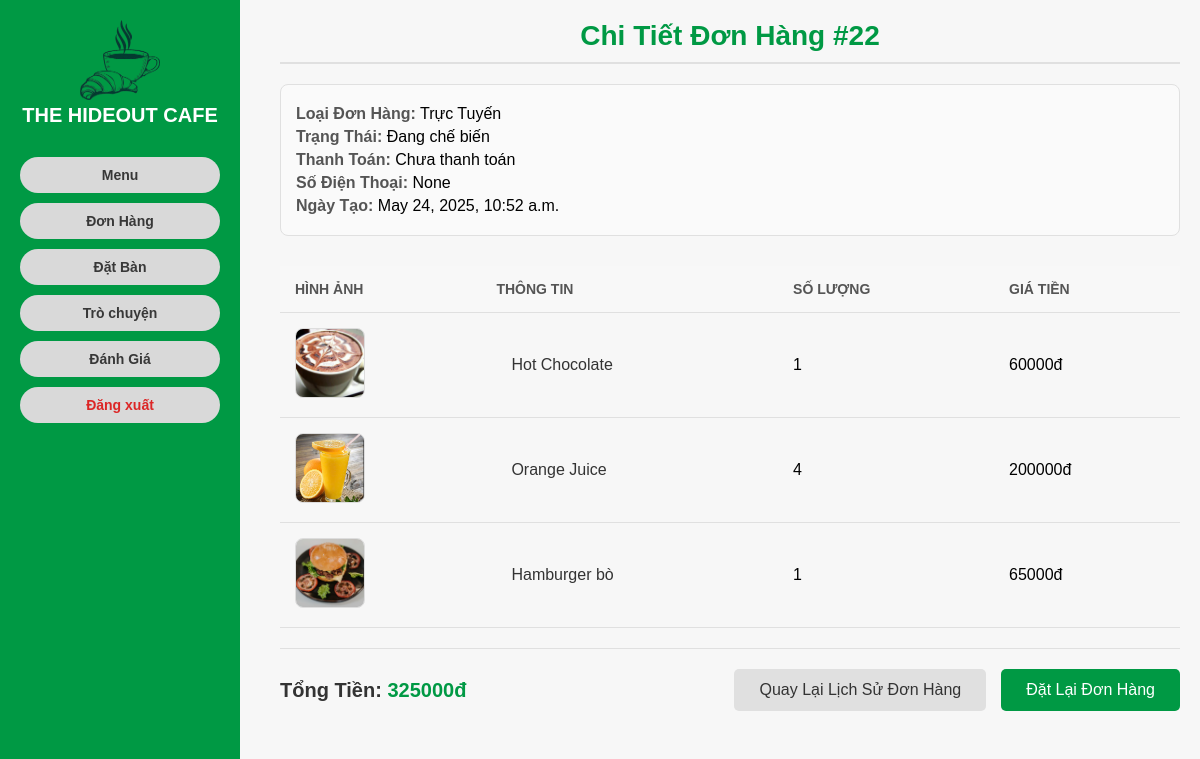
Screenshot of /order/22/ (signed in) with the database file from the repository.
### myapp/models.py (models this page shows, shortened)
class DonHang(models.Model):
    LOAI_DON_HANG = (
        ('truc_tuyen', 'Trực Tuyến'),
        ('tai_quan', 'Tại Quán'),
        ('mang_di', 'Mang Đi'),
    )
    TRANG_THAI = (
        ('da_xac_nhan', 'Đã xác nhận'),
        ('dang_che_bien', 'Đang chế biến'),
        ('dang_giao', 'Đang giao'),
        ('hoan_thanh', 'Đã hoàn thành'),
        ('da_huy', 'Đã hủy'),
    )
    THANH_TOAN = (
        ('da_thanh_toan', 'Đã thanh toán'),
        ('chua_thanh_toan', 'Chưa thanh toán'),
    )
    ma_don_hang = models.AutoField(primary_key=True)
    nguoi_dung = models.ForeignKey('NguoiDung', on_delete=models.SET_NULL, null=True, related_name='don_hang')
    loai_don_hang = models.CharField(max_length=20, choices=LOAI_DON_HANG)
    trang_thai = models.CharField(max_length=20, choices=TRANG_THAI, default='da_xac_nhan')
    thanh_toan = models.CharField(max_length=20, choices=THANH_TOAN, default='chua_thanh_toan')
    dia_chi = models.TextField(blank=True, null=True)
    so_dien_thoai = models.CharField(max_length=15, blank=True, null=True)
    thoi_gian_dat = models.DateTimeField(blank=True, null=True)
    phi_ship = models.DecimalField(max_digits=10, decimal_places=0, default=0)
    tong_tien = models.DecimalField(max_digits=10, decimal_places=0, default=0)
    ngay_tao = models.DateTimeField(auto_now_add=True)
    class Meta:
        verbose_name = "Đơn Hàng"
        verbose_name_plural = "Đơn Hàng"

class ChiTietDonHang(models.Model):
    ma_chi_tiet = models.AutoField(primary_key=True)
    don_hang = models.ForeignKey(DonHang, on_delete=models.CASCADE, related_name='chi_tiet_don_hang')
    mon_an = models.ForeignKey(ThucDon, on_delete=models.CASCADE)
    so_luong = models.PositiveIntegerField()
    tuy_chinh = models.TextField(blank=True, null=True)
    gia_tien = models.DecimalField(max_digits=10, decimal_places=0)
    class Meta:
        verbose_name = "Chi Tiết Đơn Hàng"
        verbose_name_plural = "Chi Tiết Đơn Hàng"

class ThucDon(models.Model):
    DANH_MUC = (
        ('Cà Phê', 'Cà Phê'),
        ('Trà Sữa', 'Trà Sữa'),
        ('Nước Ép', 'Nước Ép'),
        ('Đồ Ăn', 'Đồ Ăn'),
    )
    ma_mon = models.AutoField(primary_key=True)
    ten_mon = models.CharField(max_length=100)
    danh_muc = models.CharField(max_length=50, choices=DANH_MUC, default='Cà Phê')
    gia_tien = models.DecimalField(max_digits=10, decimal_places=0)
    hinh_anh = models.ImageField(upload_to='hinh_anh_mon_an/', null=True, blank=True)
    ngay_tao = models.DateTimeField(auto_now_add=True)
    da_an = models.BooleanField(default=False)
    class Meta:
        verbose_name = "Thực Đơn"
        verbose_name_plural = "Thực Đơn"

### myapp/views.py (the view)
# urls.py: path('order/<int:ma_don_hang>/', views.order_detail_khach, name='order_detail'),
@login_required
def order_detail_khach(request, ma_don_hang):
    if request.user.vai_tro != 'khach_hang':
        messages.error(request, "Bạn không có quyền truy cập trang này. Vui lòng đăng nhập với tài khoản khách hàng.")
        return redirect('myapp:redirect_based_on_role')
    don_hang = get_object_or_404(DonHang, ma_don_hang=ma_don_hang, nguoi_dung=request.user)
    chi_tiet_don_hang = ChiTietDonHang.objects.filter(don_hang=don_hang)
    logger.info(f"Order {ma_don_hang} status: {don_hang.trang_thai}")
    context = {
        'don_hang': don_hang,
        'chi_tiet_don_hang': chi_tiet_don_hang,
    }
    return render(request, 'order_detail_khach.html', context)

### myapp/templatetags/cart_tags.py (called while the page is built)
@register.filter
def multiply(value, arg):
    return value * arg

### myapp/templates/order_detail_khach.html (shortened to what this page needs)
{% extends 'base_khach.html' %}
{% load static cart_tags %}
{% block content %}
<h1>Chi Tiết Đơn Hàng #{{ don_hang.ma_don_hang }}</h1>
<div class="order-info">
  <p><strong>Loại Đơn Hàng:</strong> {{ don_hang.get_loai_don_hang_display }}</p>
  <p><strong>Trạng Thái:</strong> {{ don_hang.get_trang_thai_display }}</p>
  <p><strong>Thanh Toán:</strong> {{ don_hang.get_thanh_toan_display }}</p>
  {% if don_hang.loai_don_hang == 'truc_tuyen' or don_hang.loai_don_hang == 'mang_di' %}
    <p><strong>Số Điện Thoại:</strong> {{ don_hang.so_dien_thoai }}</p>
  {% endif %}
  <p><strong>Ngày Tạo:</strong> {{ don_hang.ngay_tao }}</p>
</div>
<table class="order-table">
  <thead>
    <tr>
      <th>Hình Ảnh</th>
      <th>Thông Tin</th>
      <th>Số Lượng</th>
      <th>Giá Tiền</th>
    </tr>
  </thead>
  <tbody>
    {% for chi_tiet in chi_tiet_don_hang %}
      <tr>
        <td>
          <img src="{% if chi_tiet.mon_an.hinh_anh %}{{ chi_tiet.mon_an.hinh_anh.url }}{% else %}{% static 'images/default.jpg' %}{% endif %}" alt="{{ chi_tiet.mon_an.ten_mon }}">
        </td>
        <td>
          <div class="item-details">
            <div class="item-name">{{ chi_tiet.mon_an.ten_mon }}</div>
          </div>
        </td>
        <td>{{ chi_tiet.so_luong }}</td>
        <td>{{ chi_tiet.gia_tien|multiply:chi_tiet.so_luong|floatformat:0 }}đ</td>
      </tr>
    {% endfor %}
  </tbody>
</table>
<div class="order-footer">
  <div class="order-total">Tổng Tiền: <span>{{ don_hang.tong_tien|floatformat:0 }}đ</span></div>
  <div class="action-buttons">
    <a href="{% url 'myapp:order_history' %}" class="back-btn">Quay Lại Lịch Sử Đơn Hàng</a>
    {% if don_hang.trang_thai != 'da_xac_nhan' %}
      <a href="{% url 'myapp:reorder' don_hang.ma_don_hang %}" class="reorder-btn">Đặt Lại Đơn Hàng</a>
    {% endif %}
  </div>
</div>
{% endblock %}

### myapp/templates/base_khach.html (style rules this page uses)
* { box-sizing: border-box; margin: 0; padding: 0; font-family: Arial, sans-serif; }
body { background: #f7f7f7; display: flex; min-height: 100vh; }
h1 { text-align: center; color: #009944; font-size: 28px; margin-bottom: 20px; border-bottom: 2px solid #e0e0e0; padding-bottom: 10px; }

### myapp/templates/order_detail_khach.html (style rules this page uses)
.order-info { margin-bottom: 30px; padding: 15px; border: 1px solid #e0e0e0; border-radius: 8px; background: #fafafa; }
.order-info p { margin: 5px 0; font-size: 16px; }
.order-info p strong { color: #555; }
.order-table { width: 100%; border-collapse: collapse; margin-bottom: 20px; }
.order-table th, .order-table td { padding: 15px; text-align: left; border-bottom: 1px solid #e0e0e0; }
.order-table th { background: #f8f8f8; color: #555; font-weight: 600; text-transform: uppercase; font-size: 14px; }
.order-table td { vertical-align: middle; }
.order-table img { width: 70px; height: 70px; object-fit: cover; border-radius: 8px; border: 1px solid #ddd; }
.order-table .item-details { padding-left: 15px; }
.order-table .item-name { font-size: 16px; font-weight: 500; color: #333; }
.order-footer { display: flex; justify-content: space-between; align-items: center; padding: 20px 0; border-top: 1px solid #e0e0e0; }
.order-total { font-size: 20px; font-weight: 600; color: #333; }
.order-total span { color: #009944; }
.action-buttons { display: flex; gap: 15px; }
.action-buttons a, .action-buttons button { padding: 12px 25px; border: none; border-radius: 5px; cursor: pointer; font-size: 16px; font-weight: 500; transition: background 0.3s, transform 0.1s; text-decoration: none; display: inline-flex; align-items: center; }
.back-btn { background: #e0e0e0; color: #333; }
.reorder-btn { background: #009944; color: white; }

### rows the page displays
DonHang: ma_don_hang "22", loai_don_hang "Trực Tuyến", trang_thai "Đang chế biến", thanh_toan "Chưa thanh toán", so_dien_thoai "None", ngay_tao "May 24, 2025, 10:52 a.m.", tong_tien "325000"
ChiTietDonHang: mon_an.hinh_anh (picture), mon_an.ten_mon "Hot Chocolate", so_luong "1", gia_tien|multiply "60000"
ChiTietDonHang: mon_an.hinh_anh (picture), mon_an.ten_mon "Orange Juice", so_luong "4", gia_tien|multiply "200000"
ChiTietDonHang: mon_an.hinh_anh (picture), mon_an.ten_mon "Hamburger bò", so_luong "1", gia_tien|multiply "65000"
